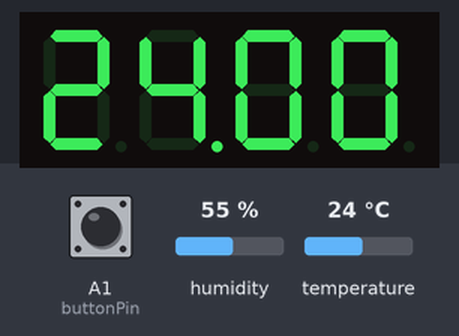
The sketch below on a simulated Arduino Uno, built with avr-gcc and run on an emulated ATmega328P. On the bench: 4-digit seven-segment display. Inputs (shaded band) come from the test bench; at power-on: temperature 24 °C, A1 (buttonPin) HIGH, humidity 55 %.

Above: at 4.6 s.
4.7 s: temperature set to 12 °C
At 8.6 s:
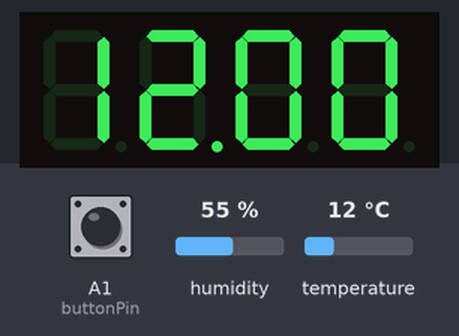
9.5 s: A1 (buttonPin) pulled LOW for 0.15 s
At 10.3 s:
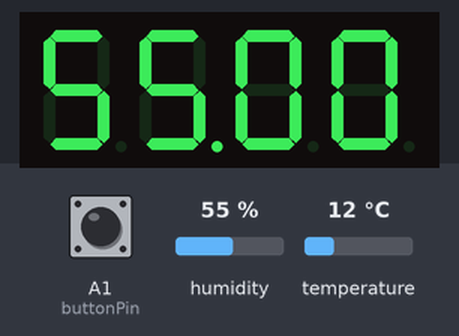
11.1 s: humidity set to 22 %
At 13.9 s:
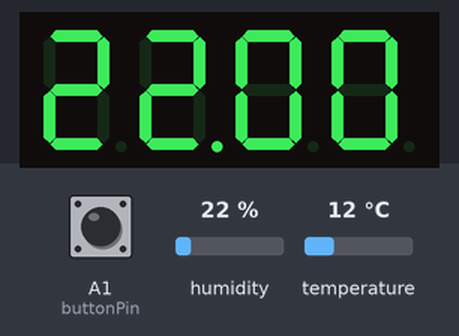
15.0 s: humidity set to 40 %
At 18.8 s:
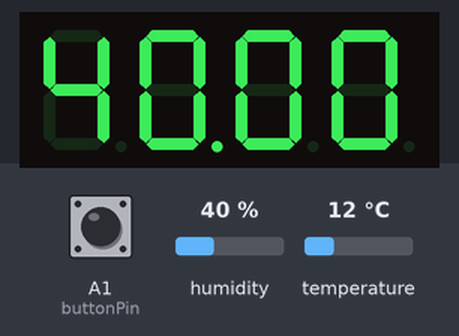
19.1 s: humidity set to 68 %
At 22.4 s:
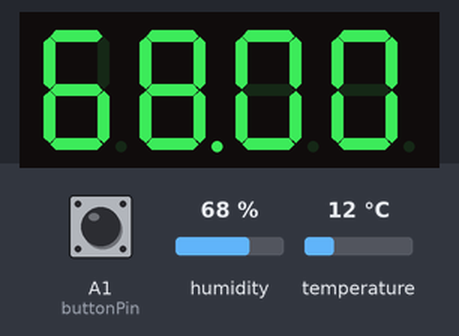
Timing chart, 0 to 23.9 s (numbered marks = the images above; inputs shaded):
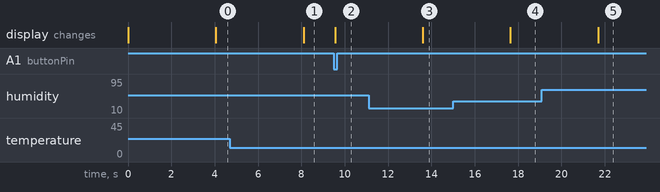

Measured:
- after the input at 4.7 s, the display: changes after 3.4 s (image 1)
- after the input at 9.5 s, the display: changes after 0.05 s (image 2)
- after the input at 11.1 s, the display: changes after 2.5 s (image 3)
- after the input at 15.0 s, the display: changes after 2.6 s (image 4)
- after the input at 19.1 s, the display: changes after 2.6 s (image 5)

The sketch:

sevseg_display_4_4999.ino
```cpp
#include "SevSeg.h"
#include <dht.h>
SevSeg sevseg;

#define dhtPin A0    // Defines pin number for DHT11 sensor
#define buttonPin A1 // Defines pin number for button
dht DHT; // Creates a DHT object

//DHT
unsigned long dht_lastUpdate;
int dht_updatePeriod = 2000;
int sensorState = 0; // Temp = 0, Humidity = 1, 2 = skip
int nextSensorState = 1; // Temp = 0, Humidity = 1
int readData;

//Debounce
unsigned long lastDebounceTime = 0;
int debounceDelay = 50;
int currentButtonState;
int buttonState;
int lastButtonState = LOW;


void setup(){
  byte numDigits = 4;
  byte digitPins[] = {10, 11, 12, 13};
  byte segmentPins[] = {9, 2, 3, 5, 6, 8, 7, 4};
  bool resistorsOnSegments = true;
  bool updateWithDelaysIn = true;
  byte hardwareConfig = COMMON_ANODE;
  sevseg.begin(hardwareConfig, numDigits, digitPins, segmentPins, resistorsOnSegments);
  sevseg.setBrightness(90);
  pinMode(buttonPin, INPUT_PULLUP);
}

void loop(){
  sevseg.refreshDisplay();
  buttonState = digitalRead(buttonPin); // Reading button state

  //Noise filtering
  if (buttonState != lastButtonState) {
    lastDebounceTime = millis();
  }

  if ((millis() - lastDebounceTime) > debounceDelay) {
    //50Ms has passed since the button was pressed
    if (buttonState != currentButtonState){
      //Checks to see if active button state isn't the same as the reported button state
      currentButtonState = buttonState;
      if (buttonState == LOW) {
        //If current sensor is humidity
        if (nextSensorState == 0) {
            sensorState = 0;
            nextSensorState = 0;
         //If current sensor is temperature
         } else if (nextSensorState == 1) {
            sensorState = 1;
            nextSensorState = 1;
          }
      }
    }
  }
  //Update state
  lastButtonState = buttonState;
    // Find a way to store DHT.temperature and DHT.humidity in a variable to eliminate if statements
    if (sensorState == 0) {
      //Temperature
      sevseg.setNumber(DHT.temperature, 2);
      sensorState = 2;
      nextSensorState = 1;
      dht_lastUpdate = millis();
    } else if (sensorState == 1) {
      //Humidity
      sevseg.setNumber(DHT.humidity, 2);
      sensorState = 2;
      nextSensorState = 0;
      dht_lastUpdate = millis();
    } else {
        //Updates sensor
        if ((millis() - dht_lastUpdate) > dht_updatePeriod) {
          if (nextSensorState == 1) {
             sevseg.setNumber(DHT.temperature, 2);
           } else if (nextSensorState == 0) {
             sevseg.setNumber(DHT.humidity, 2);
           }
           int readData = DHT.read11(dhtPin);
           dht_lastUpdate = millis();
        }
    }
  }
```
